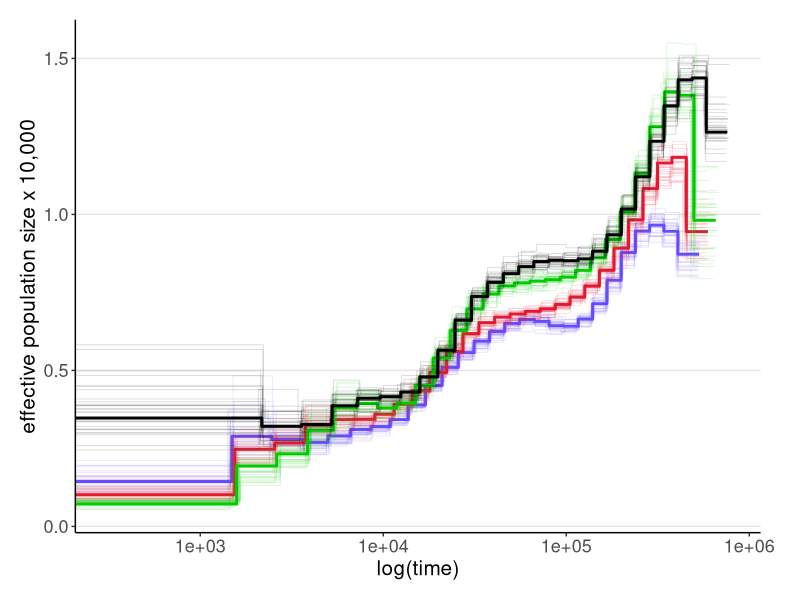

This figure's R source:
setwd("~/Documents/R")
library(ggplot2)

AF_BS <- read.csv('AF_IN_MG_CP_30bs.csv', head = T, sep = ',')
p <- ggplot() + geom_step(data=AF_BS, mapping=aes(x=(AF_time), y=AF), color = "#654CFF", size = 1) +
  geom_step(data=AF_BS, mapping=aes(x=(AF_time_bs1), y=AF_bs1), color = "#654CFF", alpha = 0.15, size = 0.3) +
  geom_step(data=AF_BS, mapping=aes(x=(AF_time_bs2), y=AF_bs2), color = "#654CFF", alpha = 0.15, size = 0.3) +
  geom_step(data=AF_BS, mapping=aes(x=(AF_time_bs3), y=AF_bs3), color = "#654CFF", alpha = 0.15, size = 0.3) +
  geom_step(data=AF_BS, mapping=aes(x=(AF_time_bs4), y=AF_bs4), color = "#654CFF", alpha = 0.15, size = 0.3) +
  geom_step(data=AF_BS, mapping=aes(x=(AF_time_bs5), y=AF_bs5), color = "#654CFF", alpha = 0.15, size = 0.3) +
  geom_step(data=AF_BS, mapping=aes(x=(AF_time_bs6), y=AF_bs6), color = "#654CFF", alpha = 0.15, size = 0.3) +
  geom_step(data=AF_BS, mapping=aes(x=(AF_time_bs7), y=AF_bs7), color = "#654CFF", alpha = 0.15, size = 0.3) +
  geom_step(data=AF_BS, mapping=aes(x=(AF_time_bs8), y=AF_bs8), color = "#654CFF", alpha = 0.15, size = 0.3) +
  geom_step(data=AF_BS, mapping=aes(x=(AF_time_bs9), y=AF_bs9), color = "#654CFF", alpha = 0.15, size = 0.3) +
  geom_step(data=AF_BS, mapping=aes(x=(AF_time_bs10), y=AF_bs10), color = "#654CFF", alpha = 0.15, size = 0.3) +
  geom_step(data=AF_BS, mapping=aes(x=(AF_time_bs11), y=AF_bs11), color = "#654CFF", alpha = 0.15, size = 0.3) +
  geom_step(data=AF_BS, mapping=aes(x=(AF_time_bs12), y=AF_bs12), color = "#654CFF", alpha = 0.15, size = 0.3) +
  geom_step(data=AF_BS, mapping=aes(x=(AF_time_bs13), y=AF_bs13), color = "#654CFF", alpha = 0.15, size = 0.3) +
  geom_step(data=AF_BS, mapping=aes(x=(AF_time_bs14), y=AF_bs14), color = "#654CFF", alpha = 0.15, size = 0.3) +
  geom_step(data=AF_BS, mapping=aes(x=(AF_time_bs15), y=AF_bs15), color = "#654CFF", alpha = 0.15, size = 0.3) +
  geom_step(data=AF_BS, mapping=aes(x=(AF_time_bs16), y=AF_bs16), color = "#654CFF", alpha = 0.15, size = 0.3) +
  geom_step(data=AF_BS, mapping=aes(x=(AF_time_bs17), y=AF_bs17), color = "#654CFF", alpha = 0.15, size = 0.3) +
  geom_step(data=AF_BS, mapping=aes(x=(AF_time_bs18), y=AF_bs18), color = "#654CFF", alpha = 0.15, size = 0.3) +
  geom_step(data=AF_BS, mapping=aes(x=(AF_time_bs19), y=AF_bs19), color = "#654CFF", alpha = 0.15, size = 0.3) +
  geom_step(data=AF_BS, mapping=aes(x=(AF_time_bs20), y=AF_bs20), color = "#654CFF", alpha = 0.15, size = 0.3) +
  geom_step(data=AF_BS, mapping=aes(x=(AF_time_bs21), y=AF_bs21), color = "#654CFF", alpha = 0.15, size = 0.3) +
  geom_step(data=AF_BS, mapping=aes(x=(AF_time_bs22), y=AF_bs22), color = "#654CFF", alpha = 0.15, size = 0.3) +
  geom_step(data=AF_BS, mapping=aes(x=(AF_time_bs23), y=AF_bs23), color = "#654CFF", alpha = 0.15, size = 0.3) +
  geom_step(data=AF_BS, mapping=aes(x=(AF_time_bs24), y=AF_bs24), color = "#654CFF", alpha = 0.15, size = 0.3) +
  geom_step(data=AF_BS, mapping=aes(x=(AF_time_bs25), y=AF_bs25), color = "#654CFF", alpha = 0.15, size = 0.3) +
  geom_step(data=AF_BS, mapping=aes(x=(AF_time_bs26), y=AF_bs26), color = "#654CFF", alpha = 0.15, size = 0.3) +
  geom_step(data=AF_BS, mapping=aes(x=(AF_time_bs27), y=AF_bs27), color = "#654CFF", alpha = 0.15, size = 0.3) +
  geom_step(data=AF_BS, mapping=aes(x=(AF_time_bs28), y=AF_bs28), color = "#654CFF", alpha = 0.15, size = 0.3) +
  geom_step(data=AF_BS, mapping=aes(x=(AF_time_bs29), y=AF_bs29), color = "#654CFF", alpha = 0.15, size = 0.3) +
  geom_step(data=AF_BS, mapping=aes(x=(AF_time_bs30), y=AF_bs30), color = "#654CFF", alpha = 0.15, size = 0.3) +
  
  geom_step(data=AF_BS, mapping=aes(x=(IN_time), y=IN), color = "#E51932", size=1) +
  geom_step(data=AF_BS, mapping=aes(x=(IN_time_bs1), y=IN_bs1), color = "#E51932", alpha = 0.15, size = 0.3) +
  geom_step(data=AF_BS, mapping=aes(x=(IN_time_bs2), y=IN_bs2), color = "#E51932", alpha = 0.15, size = 0.3) +
  geom_step(data=AF_BS, mapping=aes(x=(IN_time_bs3), y=IN_bs3), color = "#E51932", alpha = 0.15, size = 0.3) +
  geom_step(data=AF_BS, mapping=aes(x=(IN_time_bs4), y=IN_bs4), color = "#E51932", alpha = 0.15, size = 0.3) +
  geom_step(data=AF_BS, mapping=aes(x=(IN_time_bs5), y=IN_bs5), color = "#E51932", alpha = 0.15, size = 0.3) +
  geom_step(data=AF_BS, mapping=aes(x=(IN_time_bs6), y=IN_bs6), color = "#E51932", alpha = 0.15, size = 0.3) +
  geom_step(data=AF_BS, mapping=aes(x=(IN_time_bs7), y=IN_bs7), color = "#E51932", alpha = 0.15, size = 0.3) +
  geom_step(data=AF_BS, mapping=aes(x=(IN_time_bs8), y=IN_bs8), color = "#E51932", alpha = 0.15, size = 0.3) +
  geom_step(data=AF_BS, mapping=aes(x=(IN_time_bs9), y=IN_bs9), color = "#E51932", alpha = 0.15, size = 0.3) +
  geom_step(data=AF_BS, mapping=aes(x=(IN_time_bs10), y=IN_bs10), color = "#E51932", alpha = 0.15, size = 0.3) +
  geom_step(data=AF_BS, mapping=aes(x=(IN_time_bs11), y=IN_bs11), color = "#E51932", alpha = 0.15, size = 0.3) +
  geom_step(data=AF_BS, mapping=aes(x=(IN_time_bs12), y=IN_bs12), color = "#E51932", alpha = 0.15, size = 0.3) +
  geom_step(data=AF_BS, mapping=aes(x=(IN_time_bs13), y=IN_bs13), color = "#E51932", alpha = 0.15, size = 0.3) +
  geom_step(data=AF_BS, mapping=aes(x=(IN_time_bs14), y=IN_bs14), color = "#E51932", alpha = 0.15, size = 0.3) +
  geom_step(data=AF_BS, mapping=aes(x=(IN_time_bs15), y=IN_bs15), color = "#E51932", alpha = 0.15, size = 0.3) +
  geom_step(data=AF_BS, mapping=aes(x=(IN_time_bs16), y=IN_bs16), color = "#E51932", alpha = 0.15, size = 0.3) +
  geom_step(data=AF_BS, mapping=aes(x=(IN_time_bs17), y=IN_bs17), color = "#E51932", alpha = 0.15, size = 0.3) +
  geom_step(data=AF_BS, mapping=aes(x=(IN_time_bs18), y=IN_bs18), color = "#E51932", alpha = 0.15, size = 0.3) +
  geom_step(data=AF_BS, mapping=aes(x=(IN_time_bs19), y=IN_bs19), color = "#E51932", alpha = 0.15, size = 0.3) +
  geom_step(data=AF_BS, mapping=aes(x=(IN_time_bs20), y=IN_bs20), color = "#E51932", alpha = 0.15, size = 0.3) +
  geom_step(data=AF_BS, mapping=aes(x=(IN_time_bs21), y=IN_bs21), color = "#E51932", alpha = 0.15, size = 0.3) +
  geom_step(data=AF_BS, mapping=aes(x=(IN_time_bs22), y=IN_bs22), color = "#E51932", alpha = 0.15, size = 0.3) +
  geom_step(data=AF_BS, mapping=aes(x=(IN_time_bs23), y=IN_bs23), color = "#E51932", alpha = 0.15, size = 0.3) +
  geom_step(data=AF_BS, mapping=aes(x=(IN_time_bs24), y=IN_bs24), color = "#E51932", alpha = 0.15, size = 0.3) +
  geom_step(data=AF_BS, mapping=aes(x=(IN_time_bs25), y=IN_bs25), color = "#E51932", alpha = 0.15, size = 0.3) +
  geom_step(data=AF_BS, mapping=aes(x=(IN_time_bs26), y=IN_bs26), color = "#E51932", alpha = 0.15, size = 0.3) +
  geom_step(data=AF_BS, mapping=aes(x=(IN_time_bs27), y=IN_bs27), color = "#E51932", alpha = 0.15, size = 0.3) +
  geom_step(data=AF_BS, mapping=aes(x=(IN_time_bs28), y=IN_bs28), color = "#E51932", alpha = 0.15, size = 0.3) +
  geom_step(data=AF_BS, mapping=aes(x=(IN_time_bs29), y=IN_bs29), color = "#E51932", alpha = 0.15, size = 0.3) +
  geom_step(data=AF_BS, mapping=aes(x=(IN_time_bs30), y=IN_bs30), color = "#E51932", alpha = 0.15, size = 0.3) +
  
  geom_step(data=AF_BS, mapping=aes(x=(MG_time), y=MG), color = "green3", size=1) +
  geom_step(data=AF_BS, mapping=aes(x=(MG_time_bs1), y=MG_bs1), color = "green3", alpha = 0.15, size = 0.3) +
  geom_step(data=AF_BS, mapping=aes(x=(MG_time_bs2), y=MG_bs2), color = "green3", alpha = 0.15, size = 0.3) +
  geom_step(data=AF_BS, mapping=aes(x=(MG_time_bs3), y=MG_bs3), color = "green3", alpha = 0.15, size = 0.3) +
  geom_step(data=AF_BS, mapping=aes(x=(MG_time_bs4), y=MG_bs4), color = "green3", alpha = 0.15, size = 0.3) +
  geom_step(data=AF_BS, mapping=aes(x=(MG_time_bs5), y=MG_bs5), color = "green3", alpha = 0.15, size = 0.3) +
  geom_step(data=AF_BS, mapping=aes(x=(MG_time_bs6), y=MG_bs6), color = "green3", alpha = 0.15, size = 0.3) +
  geom_step(data=AF_BS, mapping=aes(x=(MG_time_bs7), y=MG_bs7), color = "green3", alpha = 0.15, size = 0.3) +
  geom_step(data=AF_BS, mapping=aes(x=(MG_time_bs8), y=MG_bs8), color = "green3", alpha = 0.15, size = 0.3) +
  geom_step(data=AF_BS, mapping=aes(x=(MG_time_bs9), y=MG_bs9), color = "green3", alpha = 0.15, size = 0.3) +
  geom_step(data=AF_BS, mapping=aes(x=(MG_time_bs10), y=MG_bs10), color = "green3", alpha = 0.15, size = 0.3) +
  geom_step(data=AF_BS, mapping=aes(x=(MG_time_bs11), y=MG_bs11), color = "green3", alpha = 0.15, size = 0.3) +
  geom_step(data=AF_BS, mapping=aes(x=(MG_time_bs12), y=MG_bs12), color = "green3", alpha = 0.15, size = 0.3) +
  geom_step(data=AF_BS, mapping=aes(x=(MG_time_bs13), y=MG_bs13), color = "green3", alpha = 0.15, size = 0.3) +
  geom_step(data=AF_BS, mapping=aes(x=(MG_time_bs14), y=MG_bs14), color = "green3", alpha = 0.15, size = 0.3) +
  geom_step(data=AF_BS, mapping=aes(x=(MG_time_bs15), y=MG_bs15), color = "green3", alpha = 0.15, size = 0.3) +
  geom_step(data=AF_BS, mapping=aes(x=(MG_time_bs16), y=MG_bs16), color = "green3", alpha = 0.15, size = 0.3) +
  geom_step(data=AF_BS, mapping=aes(x=(MG_time_bs17), y=MG_bs17), color = "green3", alpha = 0.15, size = 0.3) +
  geom_step(data=AF_BS, mapping=aes(x=(MG_time_bs18), y=MG_bs18), color = "green3", alpha = 0.15, size = 0.3) +
  geom_step(data=AF_BS, mapping=aes(x=(MG_time_bs19), y=MG_bs19), color = "green3", alpha = 0.15, size = 0.3) +
  geom_step(data=AF_BS, mapping=aes(x=(MG_time_bs20), y=MG_bs20), color = "green3", alpha = 0.15, size = 0.3) +
  geom_step(data=AF_BS, mapping=aes(x=(MG_time_bs21), y=MG_bs21), color = "green3", alpha = 0.15, size = 0.3) +
  geom_step(data=AF_BS, mapping=aes(x=(MG_time_bs22), y=MG_bs22), color = "green3", alpha = 0.15, size = 0.3) +
  geom_step(data=AF_BS, mapping=aes(x=(MG_time_bs23), y=MG_bs23), color = "green3", alpha = 0.15, size = 0.3) +
  geom_step(data=AF_BS, mapping=aes(x=(MG_time_bs24), y=MG_bs24), color = "green3", alpha = 0.15, size = 0.3) +
  geom_step(data=AF_BS, mapping=aes(x=(MG_time_bs25), y=MG_bs25), color = "green3", alpha = 0.15, size = 0.3) +
  geom_step(data=AF_BS, mapping=aes(x=(MG_time_bs26), y=MG_bs26), color = "green3", alpha = 0.15, size = 0.3) +
  geom_step(data=AF_BS, mapping=aes(x=(MG_time_bs27), y=MG_bs27), color = "green3", alpha = 0.15, size = 0.3) +
  geom_step(data=AF_BS, mapping=aes(x=(MG_time_bs28), y=MG_bs28), color = "green3", alpha = 0.15, size = 0.3) +
  geom_step(data=AF_BS, mapping=aes(x=(MG_time_bs29), y=MG_bs29), color = "green3", alpha = 0.15, size = 0.3) +
  geom_step(data=AF_BS, mapping=aes(x=(MG_time_bs30), y=MG_bs30), color = "green3", alpha = 0.15, size = 0.3) +
  
  geom_step(data=AF_BS, mapping=aes(x=(CP_time), y=CP), color = "black", size=1) +
  geom_step(data=AF_BS, mapping=aes(x=(CP_time_bs1), y=CP_bs1), color = "black", alpha = 0.15, size = 0.3) +
  geom_step(data=AF_BS, mapping=aes(x=(CP_time_bs2), y=CP_bs2), color = "black", alpha = 0.15, size = 0.3) +
  geom_step(data=AF_BS, mapping=aes(x=(CP_time_bs3), y=CP_bs3), color = "black", alpha = 0.15, size = 0.3) +
  geom_step(data=AF_BS, mapping=aes(x=(CP_time_bs4), y=CP_bs4), color = "black", alpha = 0.15, size = 0.3) +
  geom_step(data=AF_BS, mapping=aes(x=(CP_time_bs5), y=CP_bs5), color = "black", alpha = 0.15, size = 0.3) +
  geom_step(data=AF_BS, mapping=aes(x=(CP_time_bs6), y=CP_bs6), color = "black", alpha = 0.15, size = 0.3) +
  geom_step(data=AF_BS, mapping=aes(x=(CP_time_bs7), y=CP_bs7), color = "black", alpha = 0.15, size = 0.3) +
  geom_step(data=AF_BS, mapping=aes(x=(CP_time_bs8), y=CP_bs8), color = "black", alpha = 0.15, size = 0.3) +
  geom_step(data=AF_BS, mapping=aes(x=(CP_time_bs9), y=CP_bs9), color = "black", alpha = 0.15, size = 0.3) +
  geom_step(data=AF_BS, mapping=aes(x=(CP_time_bs10), y=CP_bs10), color = "black", alpha = 0.15, size = 0.3) +
  geom_step(data=AF_BS, mapping=aes(x=(CP_time_bs11), y=CP_bs11), color = "black", alpha = 0.15, size = 0.3) +
  geom_step(data=AF_BS, mapping=aes(x=(CP_time_bs12), y=CP_bs12), color = "black", alpha = 0.15, size = 0.3) +
  geom_step(data=AF_BS, mapping=aes(x=(CP_time_bs13), y=CP_bs13), color = "black", alpha = 0.15, size = 0.3) +
  geom_step(data=AF_BS, mapping=aes(x=(CP_time_bs14), y=CP_bs14), color = "black", alpha = 0.15, size = 0.3) +
  geom_step(data=AF_BS, mapping=aes(x=(CP_time_bs15), y=CP_bs15), color = "black", alpha = 0.15, size = 0.3) +
  geom_step(data=AF_BS, mapping=aes(x=(CP_time_bs16), y=CP_bs16), color = "black", alpha = 0.15, size = 0.3) +
  geom_step(data=AF_BS, mapping=aes(x=(CP_time_bs17), y=CP_bs17), color = "black", alpha = 0.15, size = 0.3) +
  geom_step(data=AF_BS, mapping=aes(x=(CP_time_bs18), y=CP_bs18), color = "black", alpha = 0.15, size = 0.3) +
  geom_step(data=AF_BS, mapping=aes(x=(CP_time_bs19), y=CP_bs19), color = "black", alpha = 0.15, size = 0.3) +
  geom_step(data=AF_BS, mapping=aes(x=(CP_time_bs20), y=CP_bs20), color = "black", alpha = 0.15, size = 0.3) +
  geom_step(data=AF_BS, mapping=aes(x=(CP_time_bs21), y=CP_bs21), color = "black", alpha = 0.15, size = 0.3) +
  geom_step(data=AF_BS, mapping=aes(x=(CP_time_bs22), y=CP_bs22), color = "black", alpha = 0.15, size = 0.3) +
  geom_step(data=AF_BS, mapping=aes(x=(CP_time_bs23), y=CP_bs23), color = "black", alpha = 0.15, size = 0.3) +
  geom_step(data=AF_BS, mapping=aes(x=(CP_time_bs24), y=CP_bs24), color = "black", alpha = 0.15, size = 0.3) +
  geom_step(data=AF_BS, mapping=aes(x=(CP_time_bs25), y=CP_bs25), color = "black", alpha = 0.15, size = 0.3) +
  geom_step(data=AF_BS, mapping=aes(x=(CP_time_bs26), y=CP_bs26), color = "black", alpha = 0.15, size = 0.3) +
  geom_step(data=AF_BS, mapping=aes(x=(CP_time_bs27), y=CP_bs27), color = "black", alpha = 0.15, size = 0.3) +
  geom_step(data=AF_BS, mapping=aes(x=(CP_time_bs28), y=CP_bs28), color = "black", alpha = 0.15, size = 0.3) +
  geom_step(data=AF_BS, mapping=aes(x=(CP_time_bs29), y=CP_bs29), color = "black", alpha = 0.15, size = 0.3) +
  geom_step(data=AF_BS, mapping=aes(x=(CP_time_bs30), y=CP_bs30), color = "black", alpha = 0.15, size = 0.3) +
  
  labs(x = "log(time)", y = "effective population size x 10,000", color = "Legend") + scale_color_manual(values = colors) +
  theme_classic()+
  theme(axis.text.x = element_text(size = 13), 
        axis.text.y = element_text(size = 13), 
        axis.title.x = element_text(size = 15),
        axis.title.y = element_text(size = 15),
        strip.text = element_text(size = 13),
        legend.position="bottomright",
        panel.grid.major.y = element_line(color = "grey90"),
        plot.margin = margin(.5, 1, .5, .5, "cm")) 
p + scale_x_continuous(trans='log10')

